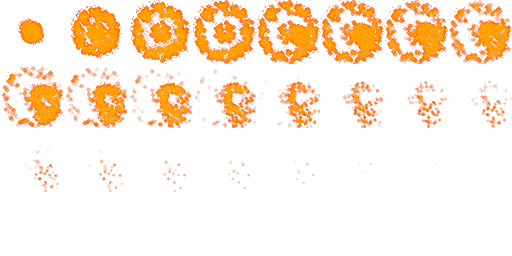
#> input picture assets/fx/bomb_explosion.png, 512 x 256 px
$ python blobs.py ../assets/fx/bomb_explosion.png ../assets/fx/firelion_down.png 5
#> lines starting #> are read from the running program, lines starting #| are printed output that depends on the picture; after the words box and inside, x2 and y2 are one past the last pixel; in counts of white or black regions, pixels touching at a corner belong together
import sys, json
from PIL import Image, ImageDraw
import numpy as np
from collections import deque
def blobs(path, minarea=20, gap=1):
#> called with path = '../assets/fx/bomb_explosion.png', minarea = 20, gap = 5
    im=Image.open(path).convert('RGBA'); a=np.array(im)[:,:,3]>8
#> in blobs, im is the input picture: PIL image 512x256 RGBA; mean R, G, B, A 50.9, 23.3, 0.3, 36.6
#> after `a = np.array(im)[:, :, 3] > 8`:
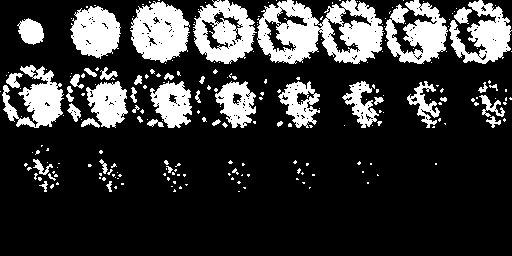
#> a: shape (256, 512) bool; 21.2% white; 239 white regions (194 under 20 px), largest, box (x1, y1, x2, y2) and area: (257, 0, 384, 64) 4941, (130, 1, 190, 63) 2575, (193, 0, 257, 64) 2483
    H,W=a.shape
#> H = 256; W = 512
    # dilate by gap to merge close parts
    if gap>0:
        b=a.copy()
        for dy in range(-gap,gap+1):
            for dx in range(-gap,gap+1):
                b|=np.roll(np.roll(a,dy,0),dx,1)
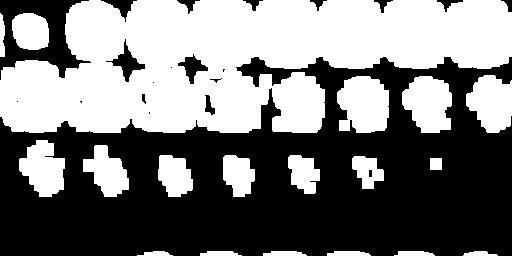
#> b: shape (256, 512) bool; 47.9% white; 19 white regions, largest, box (x1, y1, x2, y2) and area: (0, 0, 512, 133) 46791, (337, 76, 389, 133) 2427, (402, 76, 452, 133) 2155
        a2=b
    else: a2=a
    lab=np.zeros((H,W),int); n=0; res=[]
    for y in range(H):
        for x in range(W):
            if a2[y,x] and not lab[y,x]:
                n+=1; q=deque([(y,x)]); lab[y,x]=n; x0=x1=x; y0=y1=y; cnt=0
                while q:
                    cy,cx=q.popleft(); cnt+=1
                    x0=min(x0,cx);x1=max(x1,cx);y0=min(y0,cy);y1=max(y1,cy)
                    for ny,nx in ((cy+1,cx),(cy-1,cx),(cy,cx+1),(cy,cx-1)):
                        if 0<=ny<H and 0<=nx<W and a2[ny,nx] and not lab[ny,nx]:
                            lab[ny,nx]=n; q.append((ny,nx))
                if cnt>=minarea:
                    # shrink by gap
                    sub=a[y0:y1+1,x0:x1+1]
                    ys,xs=np.nonzero(sub)
                    if len(xs)==0: continue
                    res.append([int(x0+xs.min()),int(y0+ys.min()),int(xs.max()-xs.min()+1),int(ys.max()-ys.min()+1)])
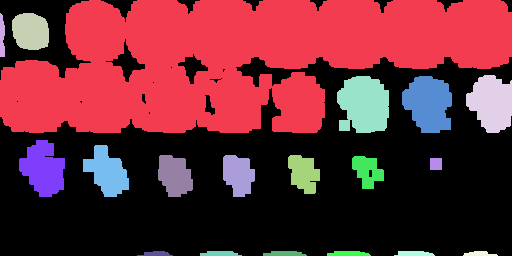
#> lab: shape (256, 512) int64; 20 distinct labels, from 0 to 19; one colour per label, 0 black
#> after the loop, n = 19; res = [[0, 0, 512, 128], [17, 18, 27, 27], [471, 80, 41, 48], [342, 81, 42, 47], [407, 81, 40, 47], [24, 145, 36, 47], [88, 150, 36, 42], [163, 160, 25, 32], [228, 160, 22, 32], [293, 160, 22, 29], [357, 161, 22, 23], [435, 163, 2, 2]]
    res.sort(key=lambda r:(r[1]//16,r[0]))
    return im,res
if __name__=='__main__':
    path=sys.argv[1]; out=sys.argv[2]; gap=int(sys.argv[3]) if len(sys.argv)>3 else 1
    im,res=blobs(path,gap=gap)
#> res = [[0, 0, 512, 128], [17, 18, 27, 27], [342, 81, 42, 47], [407, 81, 40, 47], [471, 80, 41, 48], [24, 145, 36, 47], [88, 150, 36, 42], [163, 160, 25, 32], [228, 160, 22, 32], [293, 160, 22, 29], [357, 161, 22, 23], [435, 163, 2, 2]]
    S=2
    bg=Image.new('RGBA',im.size,(70,80,90,255)); bg.alpha_composite(im); bg=bg.resize((im.width*S,im.height*S),Image.NEAREST)
#> after `bg = Image.new('RGBA', im.size, (70, 80, 90, 255))`:
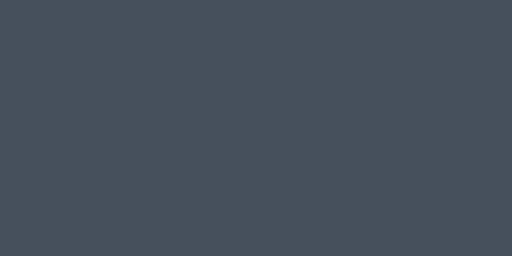
#> bg: PIL image 512x256 RGBA; mean R, G, B, A 70, 80, 90, 255
#> after `bg.alpha_composite(im)`:
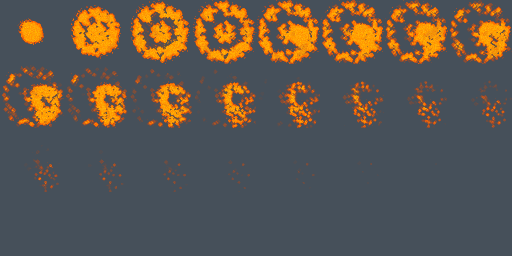
#> bg: PIL image 512x256 RGBA; mean R, G, B, A 95.7, 86.8, 77.3, 255
#> after `bg = bg.resize((im.width * S, im.height * S), Image.NEAREST)`:
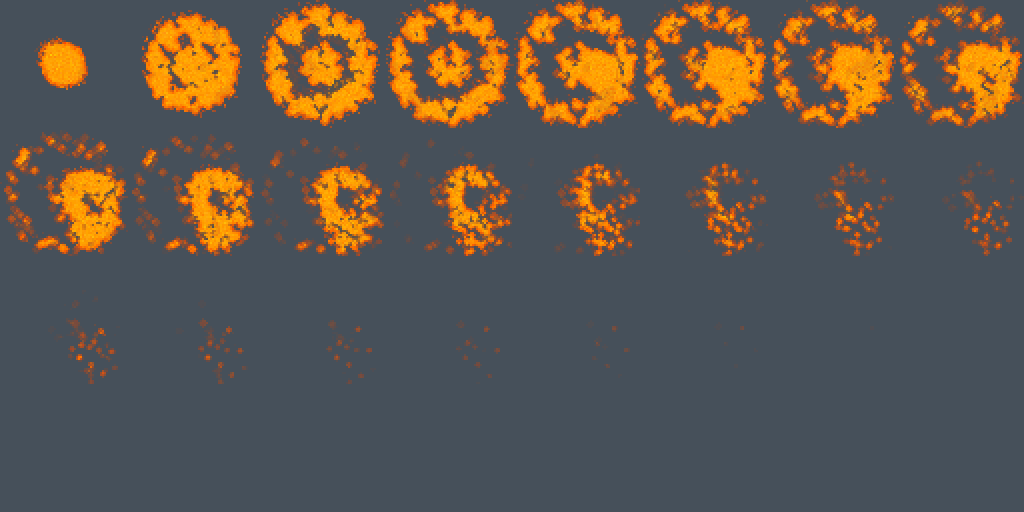
#> bg: PIL image 1024x512 RGBA; mean R, G, B, A 95.7, 86.8, 77.3, 255
    d=ImageDraw.Draw(bg)
    for i,(x,y,w,h) in enumerate(res):
        d.rectangle([x*S,y*S,(x+w)*S-1,(y+h)*S-1],outline=(255,255,0,255))
        d.text((x*S+2,y*S+1),str(i),fill=(255,60,60,255))
#> this loop made 12 passes
    bg.save(out); print(json.dumps(res))
#> after `bg.save(out)`:
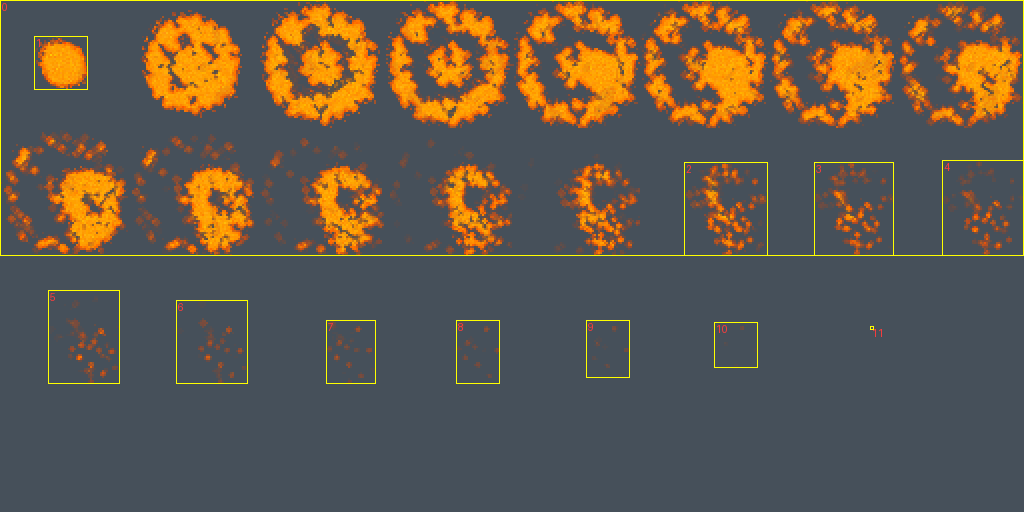
#> saved as firelion_down.png: PIL image 1024x512 RGBA; mean R, G, B, A 97.5, 88.4, 76.5, 255
#> (printed output is left out)

$ run again, on assets/fx/firelion_left.png
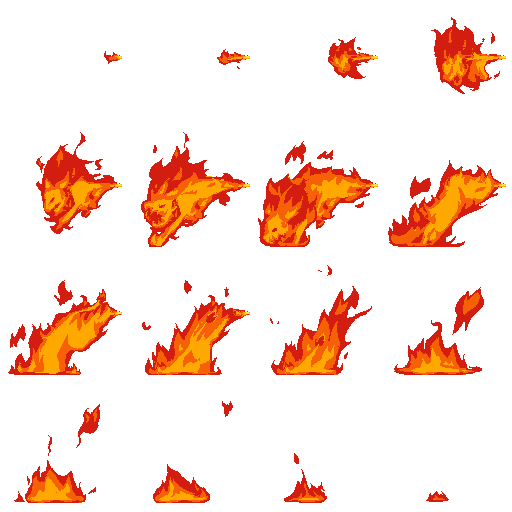
#> input picture assets/fx/firelion_left.png, 512 x 512 px
#> in blobs, im is the input picture: PIL image 512x512 RGBA; mean R, G, B, A 38.5, 13.5, 1.6, 42.5
#> a: shape (512, 512) bool; 16.7% white; 47 white regions (9 under 20 px), largest, box (x1, y1, x2, y2) and area: (258, 162, 378, 247) 5637, (141, 146, 250, 247) 5156, (388, 160, 506, 247) 4651
#> after the loop in blobs, `for dy in range(-gap,gap+1):`:
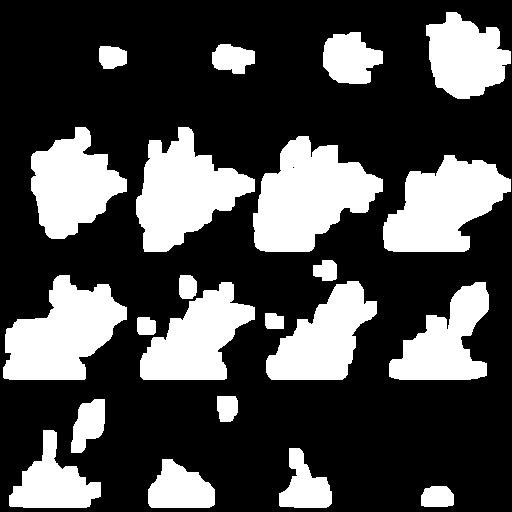
#> b: shape (512, 512) bool; 29.9% white; 22 white regions, largest, box (x1, y1, x2, y2) and area: (253, 136, 383, 252) 9300, (136, 127, 255, 252) 8167, (3, 275, 127, 380) 8011
#> after the loop in blobs, `for y in range(H):`: n = 22; res = 22 items, first 6: [431, 17, 75, 77], [328, 37, 50, 42], [217, 49, 33, 20], [104, 51, 18, 13], [36, 132, 86, 102], [141, 132, 109, 115]
#> `im,res=blobs(path,gap=gap)`: res = 22 items, first 6: [431, 17, 75, 77], [328, 37, 50, 42], [104, 51, 18, 13], [217, 49, 33, 20], [36, 132, 86, 102], [141, 132, 109, 115]
#> bg: PIL image 1024x1024 RGBA
#> the loop `for i,(x,y,w,h) in enumerate(res):` made 22 passes
#> `bg.save(out)`:
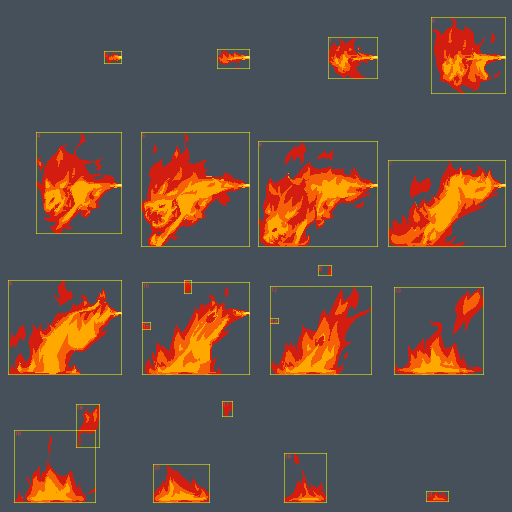
#> saved as firelion_left.png: PIL image 1024x1024 RGBA (shown at 1/2 size); mean R, G, B, A 98.4, 81.8, 75.8, 255
#> (printed output is left out)

$ run again, on assets/fx/firelion_right.png
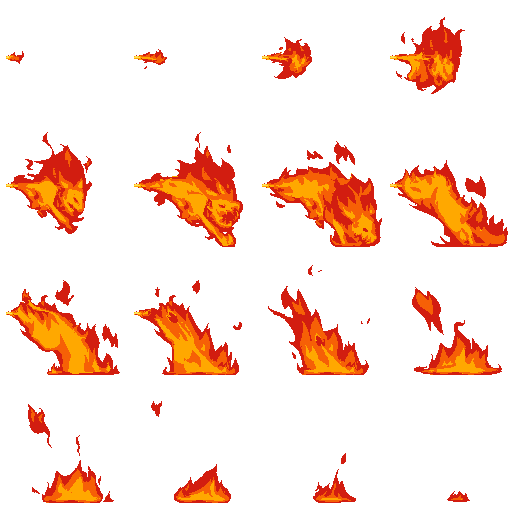
#> input picture assets/fx/firelion_right.png, 512 x 512 px
#> in blobs, im is the input picture: PIL image 512x512 RGBA; mean R, G, B, A 38.5, 13.5, 1.6, 42.5
#> a: shape (512, 512) bool; 16.7% white; 47 white regions (9 under 20 px), largest, box (x1, y1, x2, y2) and area: (262, 162, 382, 247) 5637, (134, 146, 243, 247) 5156, (390, 160, 508, 247) 4651
#> after the loop in blobs, `for dy in range(-gap,gap+1):`:
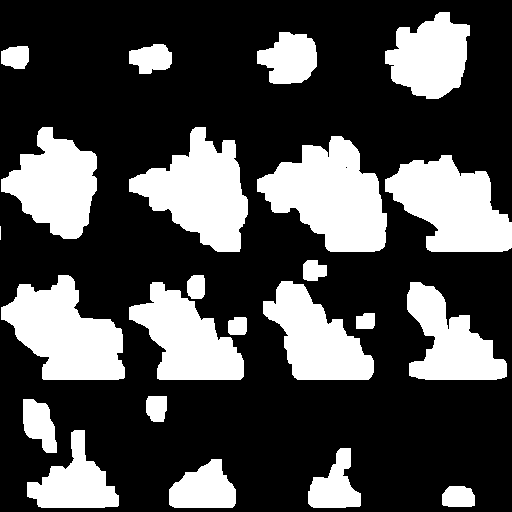
#> b: shape (512, 512) bool; 29.9% white; 23 white regions (1 under 20 px), largest, box (x1, y1, x2, y2) and area: (257, 136, 387, 252) 9300, (129, 127, 248, 252) 8167, (1, 275, 125, 380) 8011
#> after the loop in blobs, `for y in range(H):`: n = 23; res = 22 items, first 6: [390, 17, 75, 77], [262, 37, 50, 42], [134, 49, 33, 20], [6, 51, 18, 13], [6, 132, 86, 102], [134, 132, 109, 115]
#> `im,res=blobs(path,gap=gap)`: res = 22 items, first 6: [390, 17, 75, 77], [262, 37, 50, 42], [6, 51, 18, 13], [134, 49, 33, 20], [6, 132, 86, 102], [134, 132, 109, 115]
#> bg: PIL image 1024x1024 RGBA
#> the loop `for i,(x,y,w,h) in enumerate(res):` made 22 passes
#> `bg.save(out)`:
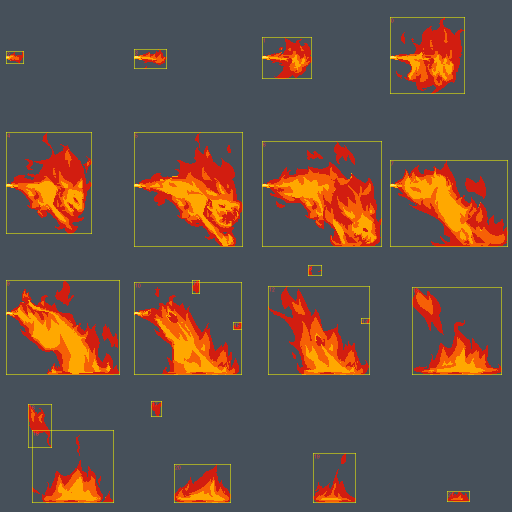
#> saved as firelion_right.png: PIL image 1024x1024 RGBA (shown at 1/2 size); mean R, G, B, A 98.4, 81.8, 75.8, 255
#> (printed output is left out)

$ run again, on assets/fx/firelion_up.png
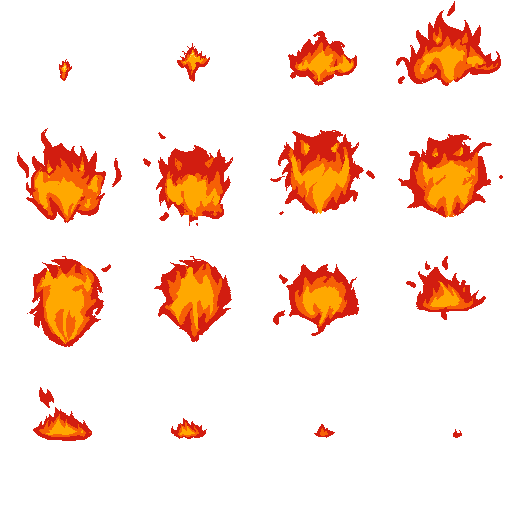
#> input picture assets/fx/firelion_up.png, 512 x 512 px
#> in blobs, im is the input picture: PIL image 512x512 RGBA; mean R, G, B, A 36.8, 13.1, 1.5, 40.7
#> a: shape (512, 512) bool; 15.9% white; 36 white regions (4 under 20 px), largest, box (x1, y1, x2, y2) and area: (398, 134, 492, 218) 4967, (278, 130, 364, 214) 4916, (29, 256, 104, 347) 4623
#> after the loop in blobs, `for y in range(H):`: n = 17; res = 16 items, first 6: [396, 1, 105, 85], [288, 31, 69, 55], [177, 43, 33, 39], [59, 59, 13, 22], [17, 128, 105, 95], [270, 130, 105, 85]
#> `im,res=blobs(path,gap=gap)`: res = 16 items, first 6: [396, 1, 105, 85], [288, 31, 69, 55], [177, 43, 33, 39], [59, 59, 13, 22], [17, 128, 105, 95], [143, 132, 90, 94]
#> bg: PIL image 1024x1024 RGBA
#> the loop `for i,(x,y,w,h) in enumerate(res):` made 16 passes
#> `bg.save(out)`:
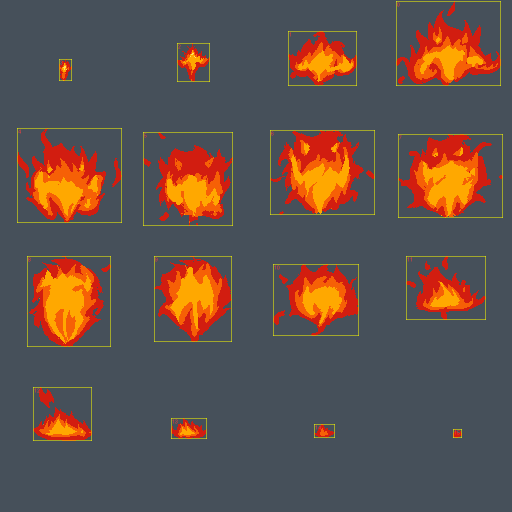
#> saved as firelion_up.png: PIL image 1024x1024 RGBA (shown at 1/2 size); mean R, G, B, A 97.1, 81.7, 76.5, 255
#> (printed output is left out)
